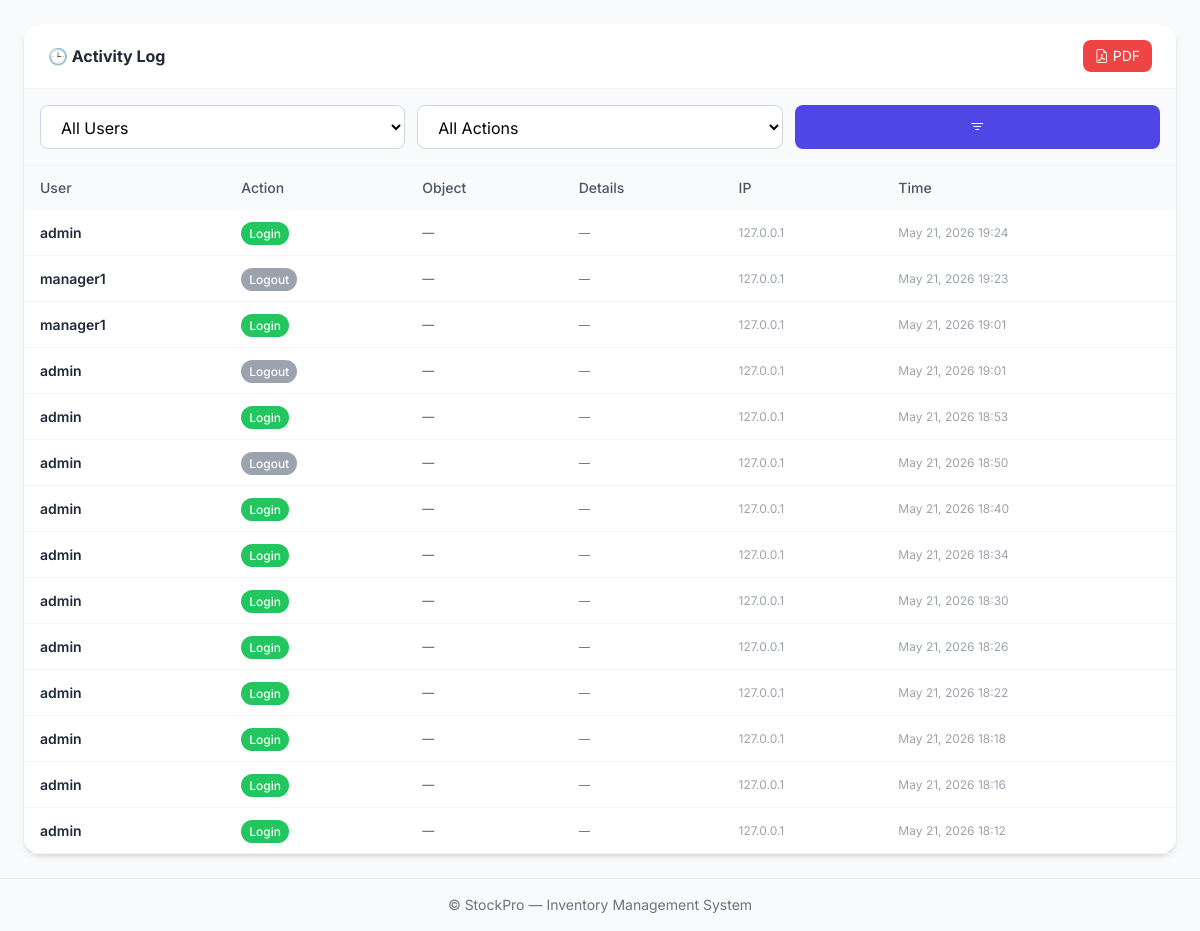
The app's page /admin-dashboard/audit/, older data.
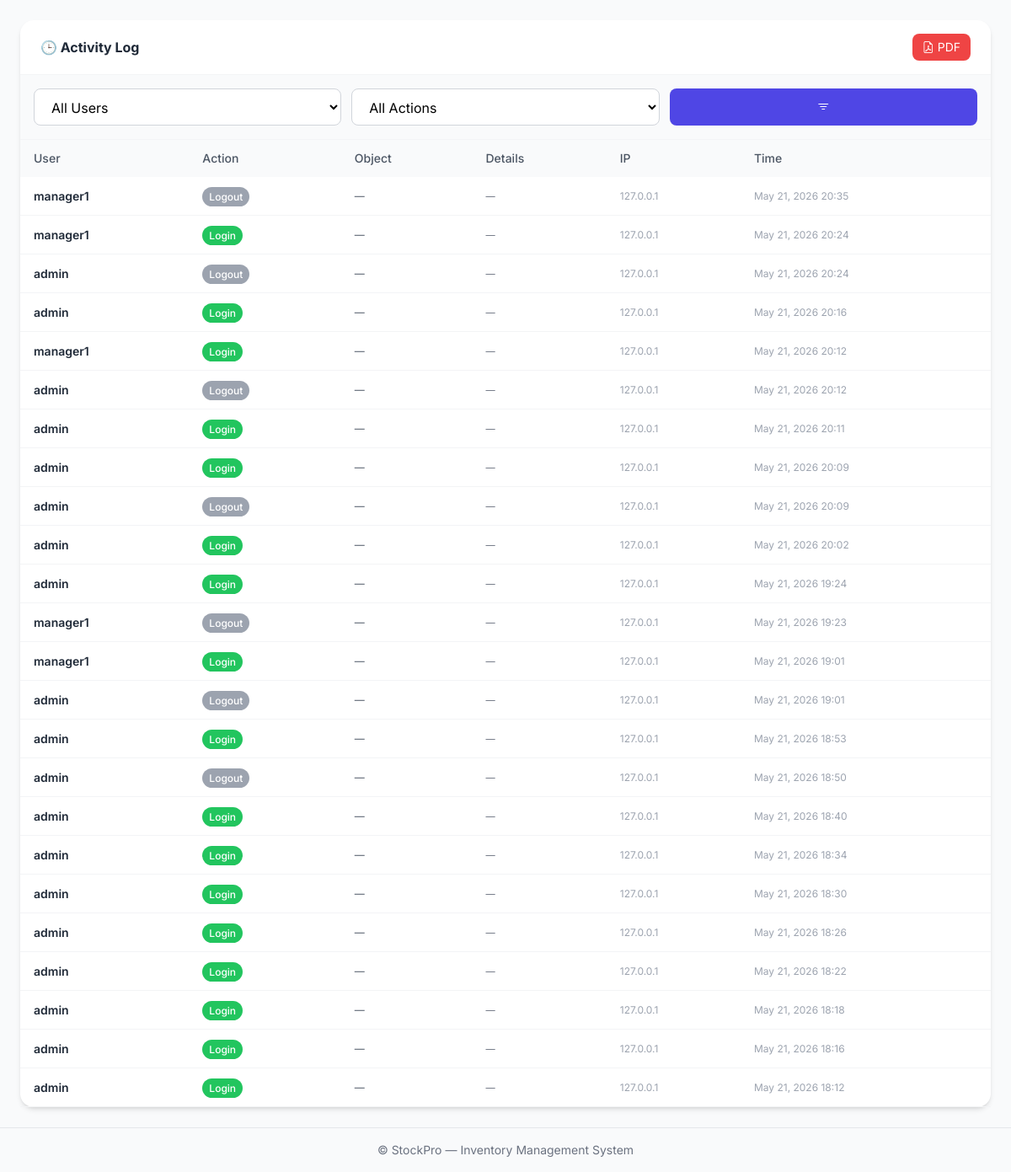
The same page, newer data.
### accounts/models.py (models this page shows, shortened)
class AuditLog(models.Model):
    ACTION_CHOICES = [
        ("login", "Login"),
        ("logout", "Logout"),
        ("create", "Create"),
        ("update", "Update"),
        ("delete", "Delete"),
        ("soft_delete", "Soft Delete"),
        ("approve", "Approve"),
        ("reject", "Reject"),
        ("export", "Export"),
        ("import", "Import"),
    ]
    user = models.ForeignKey(User, on_delete=models.SET_NULL, null=True, blank=True)
    action = models.CharField(max_length=30, choices=ACTION_CHOICES)
    model_name = models.CharField(max_length=100, blank=True)
    object_id = models.CharField(max_length=100, blank=True)
    object_repr = models.CharField(max_length=200, blank=True)
    changes = models.JSONField(default=dict, blank=True)
    ip_address = models.GenericIPAddressField(blank=True, null=True)
    timestamp = models.DateTimeField(auto_now_add=True)
    class Meta:
        ordering = ["-timestamp"]
        indexes = [models.Index(fields=["-timestamp"]), models.Index(fields=["user", "action"])]

### admin_panel/views.py (the view)
# urls.py: path("audit/", views.audit_log_list, name="audit_log"),
def audit_log_list(request):
    qs = AuditLog.objects.select_related("user").order_by("-timestamp")
    if request.GET.get("user"):
        qs = qs.filter(user_id=request.GET["user"])
    if request.GET.get("action"):
        qs = qs.filter(action=request.GET["action"])
    from django.core.paginator import Paginator
    paginator = Paginator(qs, 25)
    page = paginator.get_page(request.GET.get("page"))
    return render(request, "admin_panel/audit_log.html", {
        "logs": page, "users": User.objects.all(),
        "ACTION_CHOICES": AuditLog.ACTION_CHOICES,
        "q_user": request.GET.get("user", ""),
        "q_action": request.GET.get("action", ""),
    })

### admin_panel/templates/admin_panel/audit_log.html (shortened to what this page needs)
{% extends 'base.html' %}
{% block content %}
<div class="bg-white rounded-2xl shadow-md">
  <div class="px-6 py-4 border-b border-gray-100 flex justify-between items-center">
    <h6 class="font-bold text-gray-800">🕒 Activity Log</h6>
    <a href="{% url 'export_audit_pdf' %}" class="px-3 py-1.5 text-sm bg-danger-500 text-white rounded-lg hover:bg-danger-600"><i class="bi bi-file-earmark-pdf"></i> PDF</a>
  </div>
  <form method="get" class="p-4 bg-gray-50 border-b border-gray-100">
    <div class="grid grid-cols-1 md:grid-cols-3 gap-3">
      <div>
        <select name="user" class="w-full px-4 py-2.5 rounded-lg border border-gray-300 focus:ring-2 focus:ring-primary-500 focus:border-primary-500 outline-none transition-all bg-white">
          <option value="">All Users</option>
        </select>
      </div>
      <div>
        <select name="action" class="w-full px-4 py-2.5 rounded-lg border border-gray-300 focus:ring-2 focus:ring-primary-500 focus:border-primary-500 outline-none transition-all bg-white">
          <option value="">All Actions</option>
        </select>
      </div>
      <div>
        <button type="submit" class="w-full px-5 py-2.5 bg-primary-600 text-white rounded-lg font-medium hover:bg-primary-700"><i class="bi bi-filter"></i></button>
      </div>
    </div>
  </form>
  <div class="overflow-x-auto">
    <table class="w-full text-sm">
      <thead class="bg-gray-50">
        <tr class="text-gray-600">
          <th class="px-4 py-3 text-left font-medium">User</th>
          <th class="px-4 py-3 text-left font-medium">Action</th>
          <th class="px-4 py-3 text-left font-medium">Object</th>
          <th class="px-4 py-3 text-left font-medium">Details</th>
          <th class="px-4 py-3 text-left font-medium">IP</th>
          <th class="px-4 py-3 text-left font-medium">Time</th>
        </tr>
      </thead>
      <tbody>
        {% for log in logs %}
        <tr class="border-b border-gray-100 hover:bg-gray-50/60">
          <td class="px-4 py-3 font-semibold text-gray-800">{{ log.user.username|default:'—' }}</td>
          <td class="px-4 py-3">
            {% if log.action == 'login' %}
              <span class="px-2 py-1 text-xs rounded-full font-medium bg-success-500 text-white">Login</span>
            {% elif log.action == 'logout' %}
              <span class="px-2 py-1 text-xs rounded-full font-medium bg-gray-400 text-white">Logout</span>
            {% elif log.action == 'create' %}
              <span class="px-2 py-1 text-xs rounded-full font-medium bg-primary-500 text-white">Create</span>
            {% elif log.action == 'update' %}
              <span class="px-2 py-1 text-xs rounded-full font-medium bg-warning-500 text-black">Update</span>
            {% elif log.action == 'delete' %}
              <span class="px-2 py-1 text-xs rounded-full font-medium bg-danger-500 text-white">Delete</span>
            {% else %}
              <span class="px-2 py-1 text-xs rounded-full font-medium bg-gray-200 text-gray-800">{{ log.action }}</span>
            {% endif %}
          </td>
          <td class="px-4 py-3 text-gray-600 text-xs">{{ log.object_repr|default:log.model_name|default:'—' }}</td>
          <td class="px-4 py-3"><small class="text-gray-500">{{ log.changes|default:'—' }}</small></td>
          <td class="px-4 py-3 text-gray-400 text-xs">{{ log.ip_address|default:'—' }}</td>
          <td class="px-4 py-3 text-gray-400 text-xs">{{ log.timestamp|date:"M d, Y H:i" }}</td>
        </tr>
        {% empty %}
        <tr>
          <td colspan="6" class="px-4 py-8 text-center text-gray-500">No audit entries found.</td>
        </tr>
        {% endfor %}
      </tbody>
    </table>
  </div>
</div>
{% endblock %}

### templates/base.html (shortened to what this page needs)
<!DOCTYPE html>
<html lang="en">
<head>
  <link href="https://cdn.jsdelivr.net/npm/bootstrap-icons@1.11.3/font/bootstrap-icons.css" rel="stylesheet">
  <script src="https://cdn.tailwindcss.com"></script>
</head>
<body class="font-inter bg-gray-50">
  <div class="{% if user.is_authenticated %}md:ml-[260px]{% endif %} min-h-screen">
    <div class="p-6 animate-fade-in">
      {% block content %}{% endblock %}
    </div>
    <footer class="py-4 px-6 text-center text-gray-500 text-sm border-t">
      &copy; {{ now|default_if_none:"2026" }} StockPro &mdash; Inventory Management System
    </footer>
  </div>
</body>
</html>

### templates/base.html (style rules this page uses)
.animate-fade-in { animation: fadeIn 0.3s ease-out; }

Row changes from the older to the newer data that the page shows:
added AuditLog: user.username "manager1", action "Logout", object_repr "—", changes "—", ip_address "127.0.0.1", timestamp "May 21, 2026 20:35"
added AuditLog: user.username "manager1", action "Login", object_repr "—", changes "—", ip_address "127.0.0.1", timestamp "May 21, 2026 20:24"
added AuditLog: user.username "admin", action "Logout", object_repr "—", changes "—", ip_address "127.0.0.1", timestamp "May 21, 2026 20:24"
added AuditLog: user.username "admin", action "Login", object_repr "—", changes "—", ip_address "127.0.0.1", timestamp "May 21, 2026 20:16"
added AuditLog: user.username "manager1", action "Login", object_repr "—", changes "—", ip_address "127.0.0.1", timestamp "May 21, 2026 20:12"
added AuditLog: user.username "admin", action "Logout", object_repr "—", changes "—", ip_address "127.0.0.1", timestamp "May 21, 2026 20:12"
added AuditLog: user.username "admin", action "Login", object_repr "—", changes "—", ip_address "127.0.0.1", timestamp "May 21, 2026 20:11"
added AuditLog: user.username "admin", action "Login", object_repr "—", changes "—", ip_address "127.0.0.1", timestamp "May 21, 2026 20:09"
added AuditLog: user.username "admin", action "Logout", object_repr "—", changes "—", ip_address "127.0.0.1", timestamp "May 21, 2026 20:09"
added AuditLog: user.username "admin", action "Login", object_repr "—", changes "—", ip_address "127.0.0.1", timestamp "May 21, 2026 20:02"
